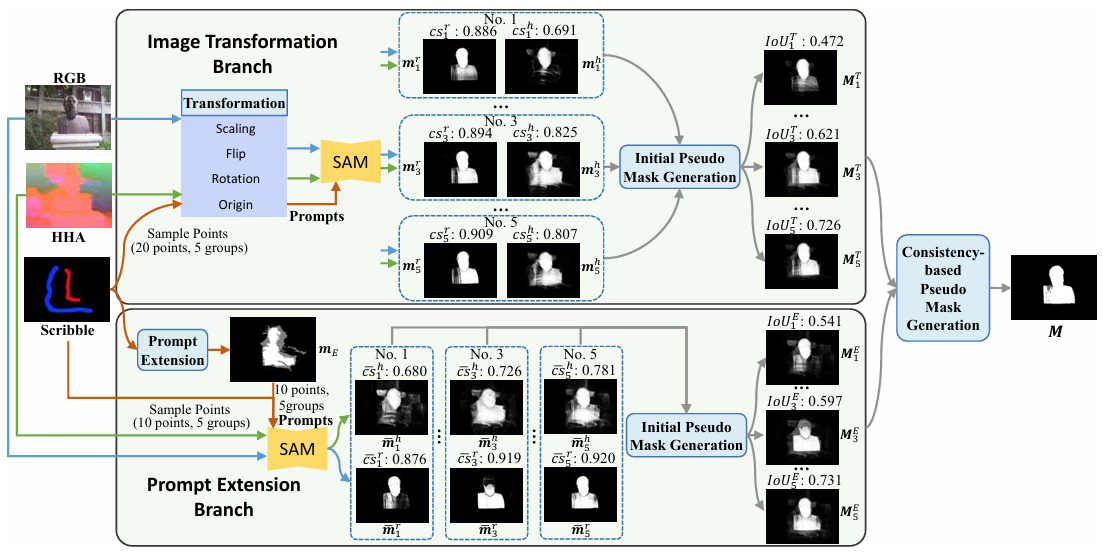
#> input picture SAM-PAG/imgs/sam_pag.png, 1102 x 552 px
$ python -i transform.py   (imports and definitions only)
#> lines starting #> are read from the running program, lines starting #| are printed output that depends on the picture
#> further down, picture is the input picture: PIL image 1102x552 RGBA; mean R, G, B, A 202, 204.8, 201.6, 255
import cv2
import numpy as np
from PIL import Image, ImageEnhance
import matplotlib.pyplot as plt
import random
import torch


def cv_flip(image): #水平翻转
    flipped_horizontal = cv2.flip(image, 1)
    return flipped_horizontal


# [6 lines left out: function flip_points, not called in this run]


def cv_resize(image, width, height): #缩放
    resized_image = cv2.resize(image,(width, height))
    return resized_image

# [4 lines left out: function resize_points, not called in this run]

def cv_rotation(image, i): #旋转90
    rotated_90 = np.rot90(image, i) # -1顺时针 1逆时针
    return rotated_90

# [19 lines left out: functions rotation_points, randomPeper, not called in this run]

def colorEnhance(image):
    # 随机生成亮度调整强度，范围在0.8到1.2之间
    bright_intensity = random.uniform(0.8, 1.2)
    image = ImageEnhance.Brightness(image).enhance(bright_intensity)
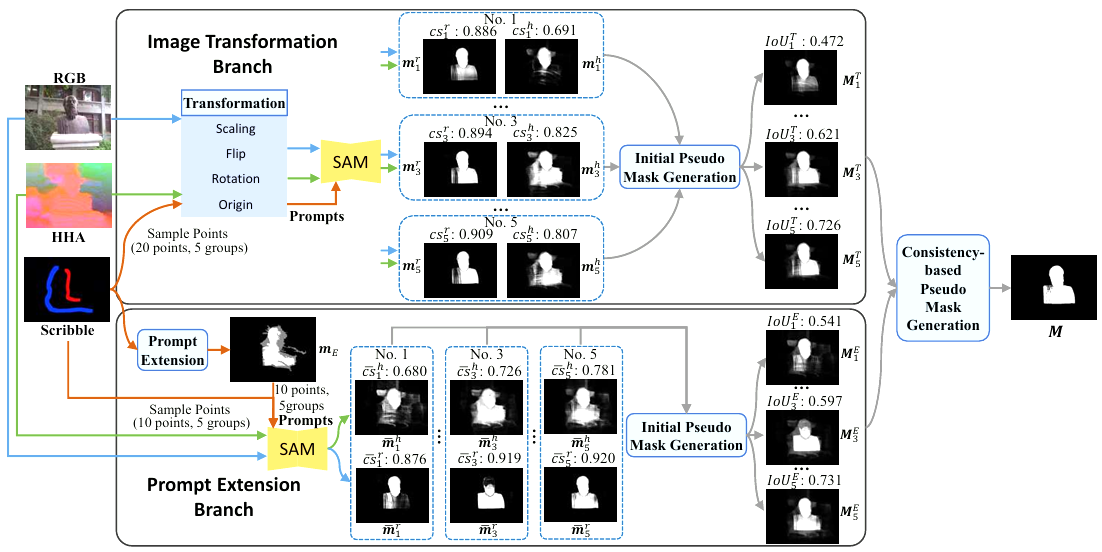
#> image: PIL image 1102x552 RGBA; mean R, G, B, A 210.1, 210.9, 210.4, 255

    # 随机生成对比度调整强度，范围在0.8到1.2之间
    contrast_intensity = random.uniform(0.8, 1.2)
    image = ImageEnhance.Contrast(image).enhance(contrast_intensity)

    # 随机生成色彩饱和度调整强度，范围在0.8到1.2之间
    color_intensity = random.uniform(0.8, 1.2)
    image = ImageEnhance.Color(image).enhance(color_intensity)

    # 随机生成锐度调整强度，范围在0.8到1.2之间
    sharp_intensity = random.uniform(0.8, 1.2)
    image = ImageEnhance.Sharpness(image).enhance(sharp_intensity)

    return image

# [83 lines left out: functions color_enhance_np, randomGaussian, drawing, not called in this run]


"""
gt_path = '/media/swq/8ea992ba-afb3-44ce-8a80-69ff10668360/swq/WS-SAM-main/dataset/TrainDataset/train_data/gt/1_02-02-40.png'
gt = Image.open(gt_path)
print(gt.size)
width, height = gt.size
plt.imshow(gt)
plt.axis('off')  # 关闭坐标轴
plt.show()
gt = np.array(gt)
gt = cv_resize(gt,width,height)
print(gt.shape)
gt = Image.fromarray(gt)
print(gt.size)
"""

>>> from PIL import Image
>>> picture = Image.open('../imgs/sam_pag.png')
>>> result = colorEnhance(picture)
